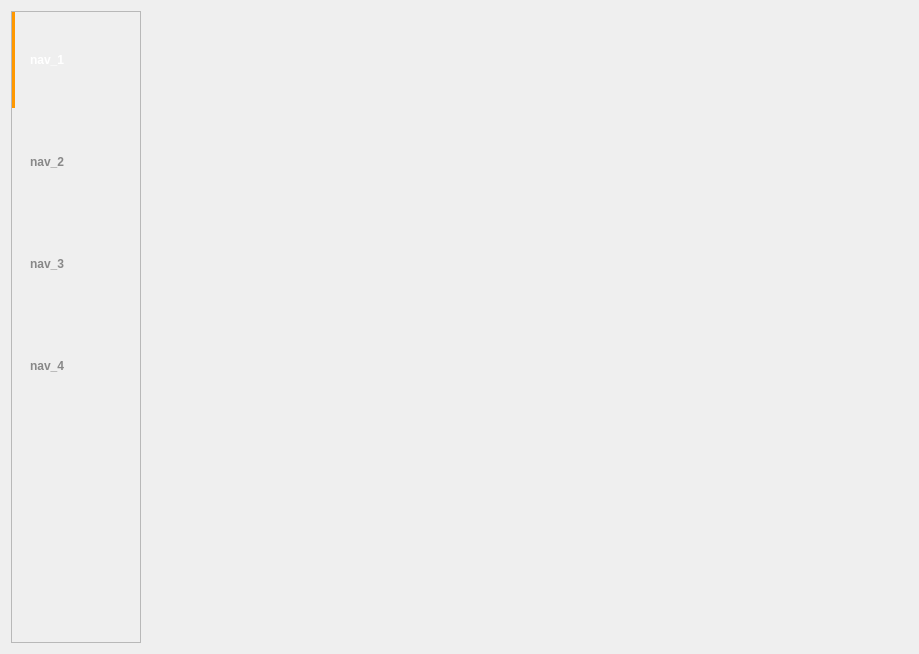
<?xml version="1.0" encoding="UTF-8"?>
<ui version="4.0">
 <class>device_page</class>
 <widget class="QWidget" name="device_page">
  <property name="geometry">
   <rect>
    <x>0</x>
    <y>0</y>
    <width>919</width>
    <height>654</height>
   </rect>
  </property>
  <property name="windowTitle">
   <string>Form</string>
  </property>
  <layout class="QHBoxLayout" name="horizontalLayout">
   <item>
    <widget class="QFrame" name="device_sidebar">
     <property name="sizePolicy">
      <sizepolicy hsizetype="Fixed" vsizetype="Preferred">
       <horstretch>0</horstretch>
       <verstretch>0</verstretch>
      </sizepolicy>
     </property>
     <property name="minimumSize">
      <size>
       <width>128</width>
       <height>0</height>
      </size>
     </property>
     <property name="styleSheet">
      <string notr="true">/* Nutze im Designer für die Sidebar-Buttons am besten einen Namen, 
   z.B. im Feld 'objectName' -&gt; sideButton_Profile */

QPushButton{
	background-color: transparent;
    border: none;
    color: #888888;
    padding: 10px;
    font-weight: bold;
    text-align: left;
    padding-left: 15px;
    border-left: 3px solid transparent; /* Platzhalter */
}

QPushButton:hover {
	color: #ffffff;
}

QPushButton::checked {
    /*background-color: #2d2d2e;*/
    color: #ffffff;
    border-left: 3px solid #ff9800; /* Balken LINKS */
}</string>
     </property>
     <property name="frameShape">
      <enum>QFrame::Shape::StyledPanel</enum>
     </property>
     <property name="frameShadow">
      <enum>QFrame::Shadow::Raised</enum>
     </property>
     <layout class="QVBoxLayout" name="verticalLayout_2">
      <property name="leftMargin">
       <number>0</number>
      </property>
      <property name="topMargin">
       <number>0</number>
      </property>
      <property name="rightMargin">
       <number>0</number>
      </property>
      <property name="bottomMargin">
       <number>0</number>
      </property>
      <item>
       <widget class="QPushButton" name="btn_sidebar_nav_1">
        <property name="sizePolicy">
         <sizepolicy hsizetype="Fixed" vsizetype="Fixed">
          <horstretch>0</horstretch>
          <verstretch>0</verstretch>
         </sizepolicy>
        </property>
        <property name="minimumSize">
         <size>
          <width>128</width>
          <height>96</height>
         </size>
        </property>
        <property name="maximumSize">
         <size>
          <width>128</width>
          <height>96</height>
         </size>
        </property>
        <property name="baseSize">
         <size>
          <width>0</width>
          <height>0</height>
         </size>
        </property>
        <property name="text">
         <string>nav_1</string>
        </property>
        <property name="checkable">
         <bool>true</bool>
        </property>
        <property name="checked">
         <bool>true</bool>
        </property>
        <property name="autoExclusive">
         <bool>true</bool>
        </property>
        <property name="flat">
         <bool>false</bool>
        </property>
       </widget>
      </item>
      <item>
       <widget class="QPushButton" name="btn_sidebar_nav_2">
        <property name="sizePolicy">
         <sizepolicy hsizetype="Fixed" vsizetype="Fixed">
          <horstretch>0</horstretch>
          <verstretch>0</verstretch>
         </sizepolicy>
        </property>
        <property name="minimumSize">
         <size>
          <width>128</width>
          <height>96</height>
         </size>
        </property>
        <property name="maximumSize">
         <size>
          <width>128</width>
          <height>96</height>
         </size>
        </property>
        <property name="text">
         <string>nav_2</string>
        </property>
        <property name="checkable">
         <bool>true</bool>
        </property>
        <property name="checked">
         <bool>false</bool>
        </property>
        <property name="autoExclusive">
         <bool>true</bool>
        </property>
        <property name="flat">
         <bool>false</bool>
        </property>
       </widget>
      </item>
      <item>
       <widget class="QPushButton" name="btn_sidebar_nav_3">
        <property name="sizePolicy">
         <sizepolicy hsizetype="Fixed" vsizetype="Fixed">
          <horstretch>0</horstretch>
          <verstretch>0</verstretch>
         </sizepolicy>
        </property>
        <property name="minimumSize">
         <size>
          <width>128</width>
          <height>96</height>
         </size>
        </property>
        <property name="maximumSize">
         <size>
          <width>128</width>
          <height>96</height>
         </size>
        </property>
        <property name="text">
         <string>nav_3</string>
        </property>
        <property name="checkable">
         <bool>true</bool>
        </property>
        <property name="checked">
         <bool>false</bool>
        </property>
        <property name="autoExclusive">
         <bool>true</bool>
        </property>
        <property name="flat">
         <bool>false</bool>
        </property>
       </widget>
      </item>
      <item>
       <widget class="QPushButton" name="btn_sidebar_nav_4">
        <property name="sizePolicy">
         <sizepolicy hsizetype="Fixed" vsizetype="Fixed">
          <horstretch>0</horstretch>
          <verstretch>0</verstretch>
         </sizepolicy>
        </property>
        <property name="minimumSize">
         <size>
          <width>128</width>
          <height>96</height>
         </size>
        </property>
        <property name="maximumSize">
         <size>
          <width>128</width>
          <height>96</height>
         </size>
        </property>
        <property name="text">
         <string>nav_4</string>
        </property>
        <property name="checkable">
         <bool>true</bool>
        </property>
        <property name="autoExclusive">
         <bool>true</bool>
        </property>
        <property name="flat">
         <bool>false</bool>
        </property>
       </widget>
      </item>
      <item>
       <spacer name="sidebar_vspacer">
        <property name="orientation">
         <enum>Qt::Orientation::Vertical</enum>
        </property>
        <property name="sizeHint" stdset="0">
         <size>
          <width>20</width>
          <height>40</height>
         </size>
        </property>
       </spacer>
      </item>
     </layout>
    </widget>
   </item>
   <item>
    <widget class="QStackedWidget" name="device_content_stack">
     <widget class="QFunctionSplitview" name="device_content">
      <layout class="QHBoxLayout" name="horizontalLayout_2"/>
     </widget>
    </widget>
   </item>
  </layout>
 </widget>
 <customwidgets>
  <customwidget>
   <class>QFunctionSplitview</class>
   <extends>QWidget</extends>
   <header>QFunctionSplitview.h</header>
   <container>1</container>
  </customwidget>
 </customwidgets>
 <resources/>
 <connections/>
</ui>
